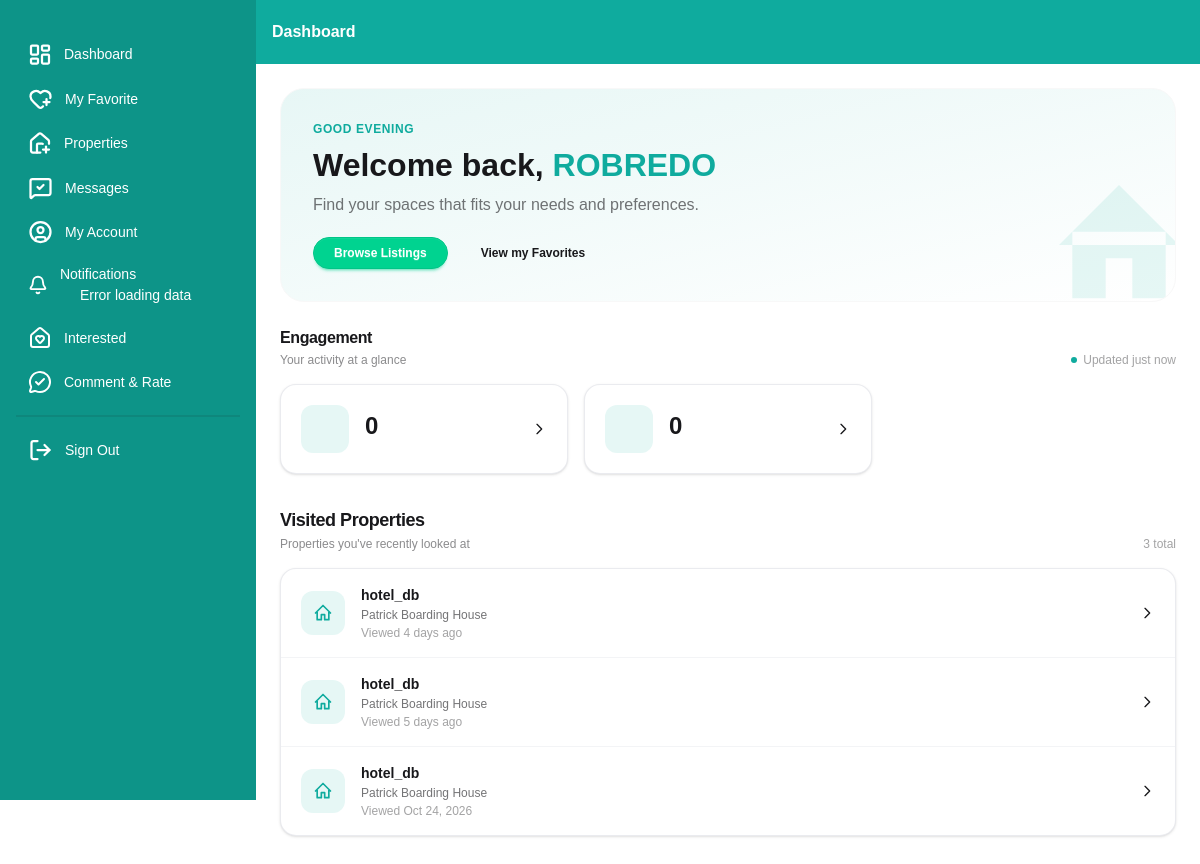
The app's page /users (signed in), older data.
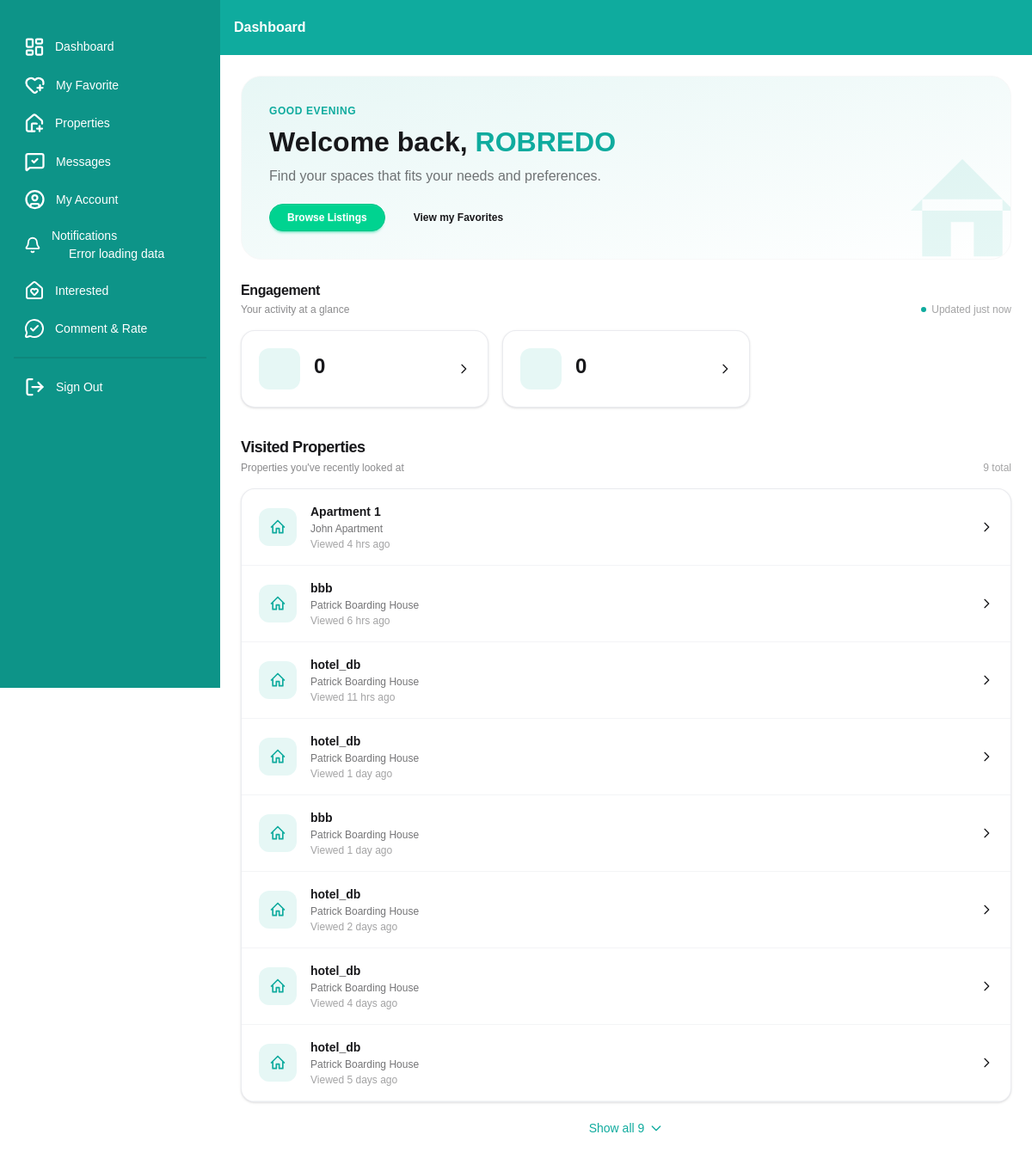
The same page, newer data.
### tables this page shows
CREATE TABLE IF NOT EXISTS `rent_views` (
  `view_id` int NOT NULL AUTO_INCREMENT,
  `user_id` varchar(255) DEFAULT NULL,
  `date_viewed` date DEFAULT NULL,
  `time_viewed` time DEFAULT NULL,
  `rent_id` varchar(255) DEFAULT NULL,
  `landlord_id` varchar(255) DEFAULT NULL,
  PRIMARY KEY (`view_id`)
);

CREATE TABLE IF NOT EXISTS `rentspace` (
  `rent_id` varchar(255) NOT NULL,
  `name` varchar(255) DEFAULT NULL,
  `landlord_id` varchar(255) DEFAULT NULL,
  `user_id` varchar(255) DEFAULT NULL,
  `type` varchar(255) DEFAULT NULL,
  `price` int DEFAULT NULL,
  `image_cover` varchar(255) DEFAULT NULL,
  `other_info` longtext,
  `rate` varchar(255) DEFAULT NULL,
  PRIMARY KEY (`rent_id`)
);

CREATE TABLE IF NOT EXISTS `landlord` (
  `landlord_id` varchar(255) NOT NULL DEFAULT '',
  `user_id` varchar(255) DEFAULT NULL,
  `province` varchar(255) DEFAULT NULL,
  `municipality` varchar(255) DEFAULT NULL,
  `barangay` varchar(255) DEFAULT NULL,
  `type` varchar(255) DEFAULT NULL,
  `property_name` varchar(255) DEFAULT NULL,
  `date_request` date DEFAULT NULL,
  `status` varchar(255) DEFAULT NULL,
  `longitude` varchar(255) DEFAULT NULL,
  `latitude` varchar(255) DEFAULT NULL,
  PRIMARY KEY (`landlord_id`)
);

### config.php (called while the page is built, shortened)
<?php
    $conn = mysqli_connect("localhost","root","","sparkforce_db","3306");
    if(isset($_SESSION['user_login'])){
        $user_id_login = $_SESSION['user_login'];
        $get_data = $conn->prepare("SELECT * FROM `accounts` WHERE `user_id` = ?");
        $get_data->bind_param("s", $user_id_login);
        $get_data->execute();
        $result_get = $get_data->get_result();
        if($result_get->num_rows > 0){
            $row_admin = $result_get->fetch_assoc();
            $firstnameko = htmlspecialchars($row_admin['firstname'] ?? '');
            $user_type = $row_admin['user_type'];
        }
    }
?>

### users/index.php (the view, shortened to what the changed rows need)
<?php
  include '../config.php';
  $se = "seen";
  $messages_count = $conn->prepare("SELECT COUNT(*) as total_messages FROM `messages` WHERE `receiver_id` = ? AND `status` != ?");
  $messages_count->bind_param("ss", $user_id_login, $se);
  $messages_count->execute();
  $total_messages = $messages_count->get_result()->fetch_assoc()['total_messages'] ?? 0;
  $fav = $conn->prepare("SELECT COUNT(*) as total_favorites FROM `favorites` WHERE `user_id` = ?");
  $fav->bind_param("s", $user_id_login);
  $fav->execute();
  $total_favorites = $fav->get_result()->fetch_assoc()['total_favorites'] ?? 0;
  $visited_sql = "SELECT rv.landlord_id, rv.rent_id, rv.date_viewed, rv.time_viewed,
                          l.property_name, l.type, rs.name AS rentspace_name
                   FROM `rent_views` rv
                   JOIN `landlord` l ON l.landlord_id = rv.landlord_id
                   JOIN `rentspace` rs ON rs.rent_id = rv.rent_id
                   WHERE rv.user_id = ?
                   ORDER BY rv.date_viewed DESC, rv.time_viewed DESC
                   LIMIT 50";
  $visited = $conn->prepare($visited_sql);
  $visited->bind_param("s", $user_id_login);
  $visited->execute();
  $result_visited = $visited->get_result();
  function get_details_page(?string $type): string {
      switch ($type) {
          case 'Boarding House / Bedspace':
              return 'boarding_details.php';
          case 'Apartment':
              return 'apartment_details.php';
      }
  }
  $visited_properties = [];
  if ($result_visited->num_rows > 0) {
      while ($row_visit = $result_visited->fetch_assoc()) {
          $row_visit['viewed_at'] = trim($row_visit['date_viewed'] . ' ' . $row_visit['time_viewed']);
          $row_visit['locate']    = get_details_page($row_visit['type']);
          $visited_properties[] = $row_visit;
      }
  }
  function time_ago(string $datetime): string {
      $ts = strtotime($datetime);
      $diff = time() - $ts;
      if ($diff < 86400)       return floor($diff / 3600) . ' hr' . (floor($diff / 3600) > 1 ? 's' : '') . ' ago';
      if ($diff < 604800)      return floor($diff / 86400) . ' day' . (floor($diff / 86400) > 1 ? 's' : '') . ' ago';
      return date('M j, Y', $ts);
  }
  $stats = [];
  $stats[] = [
      'label' => 'Unread Messages',
      'value' => $total_messages,
      'href'  => 'messages.php',
      'icon'  => '<path stroke-linecap="round" stroke-linejoin="round" stroke-width="2" d="M8 12h.01M12 12h.01M16 12h.01M21 12c0 4.418-4.03 8-9 8a9.86 9.86 0 01-4.255-.949L3 20l1.395-3.72C3.512 15.042 3 13.574 3 12c0-4.418 4.03-8 9-8s9 3.582 9 8z"/>',
      'badge' => $total_messages > 0,
  ];
  if ($user_type === "3") {
      $stats[] = [
          'label' => 'Saved Favorites',
          'value' => $total_favorites,
          'href'  => 'my_favorite.php',
          'icon'  => '<path stroke-linecap="round" stroke-linejoin="round" stroke-width="2" d="M4.318 6.318a4.5 4.5 0 000 6.364L12 20.364l7.682-7.682a4.5 4.5 0 00-6.364-6.364L12 7.636l-1.318-1.318a4.5 4.5 0 00-6.364 0z"/>',
          'badge' => false,
      ];
  }
  $landlord_ids = [];
  $daily   = [];
  $weekly  = [];
  $monthly = [];
  $yearly  = [];
  ksort($daily);
  ksort($weekly);
  ksort($monthly);
  ksort($yearly);
  $daily   = array_slice($daily, -30, null, true);
  $weekly  = array_slice($weekly, -26, null, true);
  $monthly = array_slice($monthly, -12, null, true);
  $yearly  = array_slice($yearly, -5, null, true);
  $chartData = [
      'daily'   => ['labels' => array_keys($daily),   'data' => array_values($daily)],
      'weekly'  => ['labels' => array_keys($weekly),  'data' => array_values($weekly)],
      'monthly' => ['labels' => array_keys($monthly), 'data' => array_values($monthly)],
      'yearly'  => ['labels' => array_keys($yearly),  'data' => array_values($yearly)],
  ];
?>
<!DOCTYPE html>
<html lang="en">
<head>
    <link rel="stylesheet" href="./../assets/styles/daisy_ui.css">
    <link rel="stylesheet" href="./../assets/styles/index.css">
    <script src="./../assets/scripts/tailwind.js"></script>
</head>
<body class="bg-base-100">
  <div class="drawer lg:drawer-open ">
    <div class="drawer-content flex flex-col ">
      <div class="p-6">
        <main>
        <section class="relative overflow-hidden rounded-3xl bg-gradient-to-br from-[#0fab9e]/10 via-base-100 to-base-100 border border-base-200 p-6 md:p-8 mb-6">
          <div class="relative z-10 flex flex-col gap-2">
            <h1 class="text-2xl md:text-[2rem] font-bold leading-tight">
              Welcome back,
              <span class="text-[#0fab9e] font-extrabold uppercase"><?php echo htmlspecialchars($firstnameko ?? ''); ?></span>
            </h1>
          </div>
        </section>
        <section class="mb-8">
          <div class="flex items-end justify-between mb-4">
            <div>
              <h2 class="font-bold text-base text-base-content tracking-tight">Engagement</h2>
            </div>
          </div>
          <div class="grid grid-cols-1 sm:grid-cols-2 lg:grid-cols-3 gap-4">
          <?php foreach ($stats as $stat): ?>
            <a href="<?php echo htmlspecialchars($stat['href']); ?>"
              class="group relative flex items-center gap-4 p-5 bg-white border border-gray-200/80 rounded-2xl shadow-sm hover:shadow-lg hover:border-[#0fab9e]/40 hover:-translate-y-0.5 transition-all duration-200 overflow-hidden">
              <div class="size-12 shrink-0 rounded-xl bg-[#0fab9e]/10 flex items-center justify-center text-[#0fab9e] group-hover:bg-[#0fab9e] group-hover:text-white transition-colors duration-200">
                <svg xmlns="http://www.w3.org/2000/svg" class="size-6" fill="none" viewBox="0 0 24 24" stroke="currentColor">
                  <?php echo $stat['icon']; ?>
                </svg>
              </div>
              <div class="min-w-0 flex-1">
                <p class="text-2xl font-bold tracking-tight text-base-content leading-none tabular-nums">
                  <?php echo number_format((int) $stat['value']); ?>
                </p>
              </div>
              <svg xmlns="http://www.w3.org/2000/svg" class="size-4 text-base-content/25 group-hover:text-[#0fab9e] group-hover:translate-x-1 transition-all duration-200 shrink-0" fill="none" viewBox="0 0 24 24" stroke="currentColor">
                <path stroke-linecap="round" stroke-linejoin="round" stroke-width="2" d="M9 5l7 7-7 7"/>
              </svg>
            </a>
          <?php endforeach; ?>
          </div>
        </section>
       <?php
       if ($user_type === "2") {
            ?>
        <section class="mb-8"> <section class="mb-6">
          <h2 class="mb-1 font-bold text-lg">Property Views</h2>
          <p class="text-sm text-base-content/60">Total views tracked for your properties.</p>
          <div class="flex flex-wrap gap-2 my-4">
            <button data-range="daily" class="filter-btn px-4 py-2 text-sm rounded-lg cursor-pointer transition-colors bg-blue-600 text-white border border-blue-600">Daily</button>
            <button data-range="weekly" class="filter-btn px-4 py-2 text-sm rounded-lg cursor-pointer transition-colors bg-gray-100 border border-gray-300 hover:bg-gray-200">Weekly</button>
            <button data-range="monthly" class="filter-btn px-4 py-2 text-sm rounded-lg cursor-pointer transition-colors bg-gray-100 border border-gray-300 hover:bg-gray-200">Monthly</button>
            <button data-range="yearly" class="filter-btn px-4 py-2 text-sm rounded-lg cursor-pointer transition-colors bg-gray-100 border border-gray-300 hover:bg-gray-200">Yearly</button>
          </div>
          <div class="relative h-[400px]">
            <div id="viewsChart"></div>
          </div>
          <?php if (empty($landlord_ids)): ?>
            <p class="text-gray-500 italic mt-3">No properties found for this account.</p>
          <?php elseif (array_sum($chartData['daily']['data']) === 0
                    && array_sum($chartData['weekly']['data']) === 0
                    && array_sum($chartData['monthly']['data']) === 0
                    && array_sum($chartData['yearly']['data']) === 0): ?>
            <p class="text-gray-500 italic mt-3">No views recorded yet for your properties.</p>
          <?php endif; ?>
        </section>
            <?php
       }else{
        ?>
              <section class="mb-6">
          <div class="flex items-end justify-between mb-4">
            <div>
              <h2 class="font-bold text-lg text-base-content tracking-tight">Visited Properties</h2>
              <p class="text-xs text-base-content/50 mt-0.5">Properties you've recently looked at</p>
            </div>
            <?php if (!empty($visited_properties)): ?>
              <span class="text-xs text-base-content/40"><?php echo count($visited_properties); ?> total</span>
            <?php endif; ?>
          </div>
          <?php if (empty($visited_properties)): ?>
            <div class="flex flex-col items-center justify-center text-center gap-2 py-12 bg-white border border-dashed border-gray-300 rounded-2xl">
              <svg xmlns="http://www.w3.org/2000/svg" class="size-8 text-base-content/20" fill="none" viewBox="0 0 24 24" stroke="currentColor">
                <path stroke-linecap="round" stroke-linejoin="round" stroke-width="1.5" d="M3 12l9-9 9 9M5 10v10h5v-6h4v6h5V10"/>
              </svg>
              <p class="text-sm text-gray-500 italic">You haven't visited any properties yet.</p>
              <a href="properties.php" class="text-xs font-medium text-[#0fab9e] hover:underline">Browse listings &rarr;</a>
            </div>
          <?php else: ?>
            <div id="visitedList" class="bg-white border border-gray-200/80 rounded-2xl shadow-sm divide-y divide-gray-100 overflow-hidden">
              <?php foreach ($visited_properties as $i => $visit): ?>
                <a href="<?php echo htmlspecialchars($visit['locate']); ?>?id=<?php echo urlencode($visit['rent_id']); ?>"
                  class="visited-row group flex items-center gap-4 px-5 py-4 hover:bg-gray-50 transition-colors duration-150<?php echo $i >= 8 ? ' hidden' : ''; ?>">
                  <div class="size-11 shrink-0 rounded-xl bg-[#0fab9e]/10 flex items-center justify-center text-[#0fab9e] group-hover:bg-[#0fab9e] group-hover:text-white transition-colors duration-200">
                    <svg xmlns="http://www.w3.org/2000/svg" class="size-5" fill="none" viewBox="0 0 24 24" stroke="currentColor">
                      <path stroke-linecap="round" stroke-linejoin="round" stroke-width="2" d="M3 12l9-9 9 9M5 10v10h5v-6h4v6h5V10"/>
                    </svg>
                  </div>
                  <div class="min-w-0 flex-1">
                    <p class="text-sm font-semibold text-base-content truncate">
                      <?php echo htmlspecialchars($visit['rentspace_name'] ?? $visit['property_name'] ?? 'Unnamed property'); ?>
                    </p>
                    <?php if (!empty($visit['property_name'])): ?>
                      <p class="text-xs text-base-content/60 truncate mt-0.5">
                        <?php echo htmlspecialchars($visit['property_name']); ?>
                      </p>
                    <?php endif; ?>
                    <p class="text-xs text-base-content/40 mt-0.5">
                      Viewed <?php echo htmlspecialchars(time_ago($visit['viewed_at'])); ?>
                    </p>
                  </div>
                  <svg xmlns="http://www.w3.org/2000/svg" class="size-4 text-base-content/25 group-hover:text-[#0fab9e] group-hover:translate-x-1 transition-all duration-200 shrink-0" fill="none" viewBox="0 0 24 24" stroke="currentColor">
                    <path stroke-linecap="round" stroke-linejoin="round" stroke-width="2" d="M9 5l7 7-7 7"/>
                  </svg>
                </a>
              <?php endforeach; ?>
            </div>
            <?php if (count($visited_properties) > 8): ?>
              <div class="flex justify-center mt-3">
                <button id="toggleVisitedBtn" type="button"
                  class="flex items-center gap-1.5 text-sm font-medium text-[#0fab9e] hover:text-[#0c8a80] transition-colors py-2 px-4">
                  <span id="toggleVisitedLabel">Show all <?php echo count($visited_properties); ?></span>
                  <svg id="toggleVisitedIcon" xmlns="http://www.w3.org/2000/svg" class="size-4 transition-transform duration-200" fill="none" viewBox="0 0 24 24" stroke="currentColor">
                    <path stroke-linecap="round" stroke-linejoin="round" stroke-width="2" d="M19 9l-7 7-7-7"/>
                  </svg>
                </button>
              </div>
            <?php endif; ?>
          <?php endif; ?>
        </section>
      <?php
       }
       ?>
        </main>
      </div>
    </div>
  </div>
</body>
</html>

Row changes from the older to the newer data that the page shows:
no longer on this page (row unchanged): rent_views: rent.name "hotel_db", landlord.property_name "Patrick Boarding House", viewed_at "Oct 24, 2026"
added rent_views: rent.name "Apartment 1", landlord.property_name "John Apartment", viewed_at "4 hrs ago"
added rent_views: rent.name "bbb", landlord.property_name "Patrick Boarding House", viewed_at "6 hrs ago"
added rent_views: rent.name "hotel_db", landlord.property_name "Patrick Boarding House", viewed_at "11 hrs ago"
added rent_views: rent.name "hotel_db", landlord.property_name "Patrick Boarding House", viewed_at "1 day ago"
added rent_views: rent.name "bbb", landlord.property_name "Patrick Boarding House", viewed_at "1 day ago"
added rent_views: rent.name "hotel_db", landlord.property_name "Patrick Boarding House", viewed_at "2 days ago"
Text that changed along with them:
count($visited_properties): "3" → "9"
count($visited_properties): (not shown) → "9"
text now shown: "Show all"
